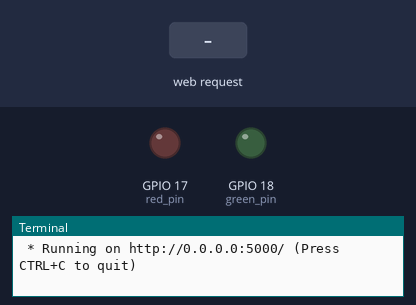
This program was run on a simulated Raspberry Pi (BCM pin numbers). Shown: output pins drawn as LEDs (lit = HIGH), the last lines printed to the terminal. The test bench sets the inputs (shaded band). The clock reads 2024-03-15 10:24:30 at power-on unless the program sets it.

Above: at 1.2 s.
1.3 s: HTTP request for /led/red/on received
At 2.3 s:
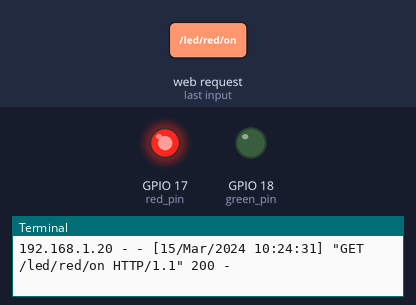
2.8 s: HTTP request for /led/blue/on received
At 3.4 s:
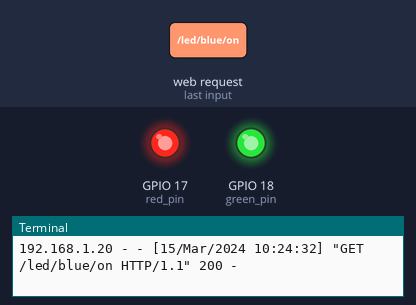
4.3 s: HTTP request for /led/red/off received
At 5.7 s:
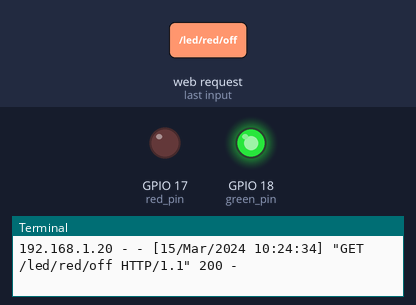
Timing chart, 0 to 7.3 s (numbered marks = the images above; inputs shaded):
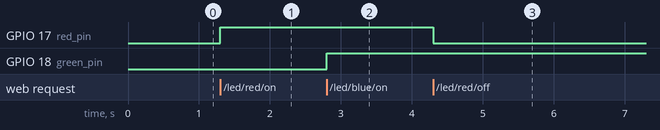

Measured:
- after the input at 1.3 s, GPIO 17 (red_pin): LOW → HIGH at once
- after the input at 2.8 s, GPIO 18 (green_pin): LOW → HIGH at once
- after the input at 4.3 s, GPIO 17 (red_pin): HIGH → LOW at once

The program:

flask_hello.py
```python
from flask import Flask
import RPi.GPIO as GPIO

red_pin = 17
GPIO.setmode(GPIO.BCM)
GPIO.setup(red_pin, GPIO.OUT)

green_pin = 18
GPIO.setmode(GPIO.BCM)
GPIO.setup(green_pin, GPIO.OUT)

#Flask 객체 생성
#__name__은 파일명
app = Flask(__name__)

#라우팅을 위한 뷰 함수
@app.route("/")
def home():
    return """
        <p>Hello, Flask!</p>
        <a href="/led/red/on">RED LED ON</a>
        <a href="/led/red/off">RED LED OFF<br></a>
        <a href="/led/blue/on">BLUE LED ON</a>
        <a href="/led/blue/off">BLUE LED OFF</a>
    """

@app.route("/led/<op1>/<op2>")
def led_op(op1, op2):
    if op1 == "red" and op2 == "on":
        GPIO.output(red_pin, 1)
        return """
            <p>RED LED ON</p>
            <a href="/">Go Home</a>
        """
    elif op1 == "red" and op2 == "off":
        GPIO.output(red_pin, 0)
        return """
            <p>RED LED OFF</p>
            <a href="/">Go Home</a>
        """

    elif op1 == "blue" and op2 == "on":
        GPIO.output(green_pin, 1)
        return """
            <p>BLUE LED ON</p>
            <a href="/">Go Home</a>
        """
    elif op1 == "blue" and op2 == "off":
        GPIO.output(green_pin, 0)
        return """
            <p>BLUE LED ON</p>
            <a href="/">Go Home</a>
        """


# 터미널에서 직접 실행시킨 경우
if __name__ =="__main__":
    try:
        app.run(host="0.0.0.0")
    finally:
        GPIO.cleanup()
```
